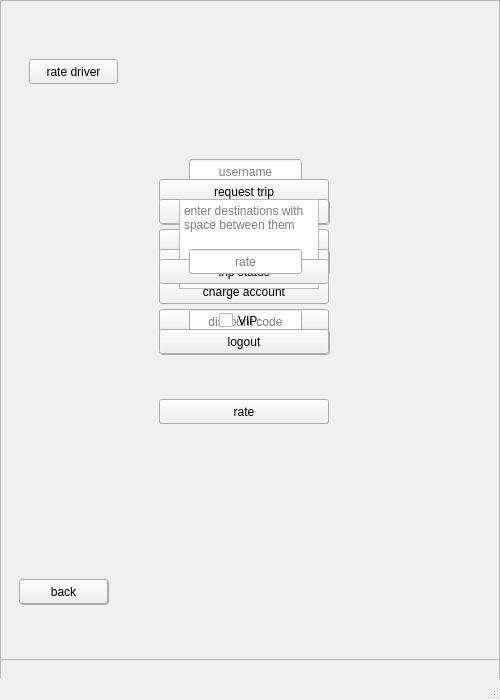
<?xml version="1.0" encoding="UTF-8"?>
<ui version="4.0">
 <class>MainWindow</class>
 <widget class="QMainWindow" name="MainWindow">
  <property name="geometry">
   <rect>
    <x>0</x>
    <y>0</y>
    <width>500</width>
    <height>700</height>
   </rect>
  </property>
  <property name="windowTitle">
   <string>passenger</string>
  </property>
  <widget class="QWidget" name="centralWidget">
   <property name="styleSheet">
    <string notr="true"/>
   </property>
   <widget class="QFrame" name="frame">
    <property name="geometry">
     <rect>
      <x>0</x>
      <y>0</y>
      <width>501</width>
      <height>700</height>
     </rect>
    </property>
    <property name="frameShape">
     <enum>QFrame::StyledPanel</enum>
    </property>
    <property name="frameShadow">
     <enum>QFrame::Raised</enum>
    </property>
    <widget class="QPushButton" name="register_page">
     <property name="geometry">
      <rect>
       <x>160</x>
       <y>200</y>
       <width>170</width>
       <height>25</height>
      </rect>
     </property>
     <property name="text">
      <string>register</string>
     </property>
    </widget>
    <widget class="QPushButton" name="pushButton_2">
     <property name="geometry">
      <rect>
       <x>160</x>
       <y>250</y>
       <width>170</width>
       <height>25</height>
      </rect>
     </property>
     <property name="text">
      <string>login</string>
     </property>
    </widget>
   </widget>
   <widget class="QFrame" name="frame_2">
    <property name="geometry">
     <rect>
      <x>-1</x>
      <y>-1</y>
      <width>501</width>
      <height>681</height>
     </rect>
    </property>
    <property name="frameShape">
     <enum>QFrame::StyledPanel</enum>
    </property>
    <property name="frameShadow">
     <enum>QFrame::Raised</enum>
    </property>
    <widget class="QLineEdit" name="lineEdit">
     <property name="geometry">
      <rect>
       <x>190</x>
       <y>160</y>
       <width>113</width>
       <height>25</height>
      </rect>
     </property>
     <property name="whatsThis">
      <string>&lt;html&gt;&lt;head/&gt;&lt;body&gt;&lt;p&gt;username&lt;/p&gt;&lt;/body&gt;&lt;/html&gt;</string>
     </property>
     <property name="styleSheet">
      <string notr="true"/>
     </property>
     <property name="alignment">
      <set>Qt::AlignCenter</set>
     </property>
     <property name="placeholderText">
      <string>username</string>
     </property>
    </widget>
    <widget class="QLineEdit" name="lineEdit_2">
     <property name="geometry">
      <rect>
       <x>190</x>
       <y>210</y>
       <width>113</width>
       <height>25</height>
      </rect>
     </property>
     <property name="alignment">
      <set>Qt::AlignCenter</set>
     </property>
     <property name="placeholderText">
      <string>password</string>
     </property>
    </widget>
    <widget class="QLineEdit" name="lineEdit_3">
     <property name="geometry">
      <rect>
       <x>190</x>
       <y>260</y>
       <width>113</width>
       <height>25</height>
      </rect>
     </property>
     <property name="alignment">
      <set>Qt::AlignCenter</set>
     </property>
     <property name="placeholderText">
      <string>phone</string>
     </property>
    </widget>
    <widget class="QPushButton" name="pushButton_5">
     <property name="geometry">
      <rect>
       <x>160</x>
       <y>400</y>
       <width>170</width>
       <height>25</height>
      </rect>
     </property>
     <property name="text">
      <string>register</string>
     </property>
    </widget>
    <widget class="QPushButton" name="pushButton_8">
     <property name="geometry">
      <rect>
       <x>20</x>
       <y>580</y>
       <width>89</width>
       <height>25</height>
      </rect>
     </property>
     <property name="text">
      <string>back</string>
     </property>
    </widget>
    <widget class="QLineEdit" name="lineEdit_8">
     <property name="geometry">
      <rect>
       <x>190</x>
       <y>310</y>
       <width>113</width>
       <height>25</height>
      </rect>
     </property>
     <property name="alignment">
      <set>Qt::AlignCenter</set>
     </property>
     <property name="placeholderText">
      <string>discount code</string>
     </property>
    </widget>
   </widget>
   <widget class="QFrame" name="frame_3">
    <property name="geometry">
     <rect>
      <x>0</x>
      <y>0</y>
      <width>501</width>
      <height>700</height>
     </rect>
    </property>
    <property name="frameShape">
     <enum>QFrame::StyledPanel</enum>
    </property>
    <property name="frameShadow">
     <enum>QFrame::Raised</enum>
    </property>
    <widget class="QLineEdit" name="lineEdit_4">
     <property name="geometry">
      <rect>
       <x>190</x>
       <y>190</y>
       <width>113</width>
       <height>25</height>
      </rect>
     </property>
     <property name="alignment">
      <set>Qt::AlignCenter</set>
     </property>
     <property name="placeholderText">
      <string>username</string>
     </property>
    </widget>
    <widget class="QLineEdit" name="lineEdit_5">
     <property name="geometry">
      <rect>
       <x>190</x>
       <y>240</y>
       <width>113</width>
       <height>25</height>
      </rect>
     </property>
     <property name="alignment">
      <set>Qt::AlignCenter</set>
     </property>
     <property name="placeholderText">
      <string>password</string>
     </property>
    </widget>
    <widget class="QPushButton" name="pushButton_6">
     <property name="geometry">
      <rect>
       <x>160</x>
       <y>330</y>
       <width>170</width>
       <height>25</height>
      </rect>
     </property>
     <property name="text">
      <string>login</string>
     </property>
    </widget>
    <widget class="QPushButton" name="pushButton_7">
     <property name="geometry">
      <rect>
       <x>20</x>
       <y>580</y>
       <width>89</width>
       <height>25</height>
      </rect>
     </property>
     <property name="text">
      <string>back</string>
     </property>
    </widget>
   </widget>
   <widget class="QFrame" name="frame_4">
    <property name="geometry">
     <rect>
      <x>-1</x>
      <y>-1</y>
      <width>501</width>
      <height>661</height>
     </rect>
    </property>
    <property name="frameShape">
     <enum>QFrame::StyledPanel</enum>
    </property>
    <property name="frameShadow">
     <enum>QFrame::Raised</enum>
    </property>
    <widget class="QPushButton" name="pushButton_9">
     <property name="geometry">
      <rect>
       <x>160</x>
       <y>180</y>
       <width>170</width>
       <height>25</height>
      </rect>
     </property>
     <property name="text">
      <string>request trip</string>
     </property>
    </widget>
    <widget class="QPushButton" name="pushButton_10">
     <property name="geometry">
      <rect>
       <x>160</x>
       <y>230</y>
       <width>170</width>
       <height>25</height>
      </rect>
     </property>
     <property name="text">
      <string>discount code</string>
     </property>
    </widget>
    <widget class="QPushButton" name="pushButton_11">
     <property name="geometry">
      <rect>
       <x>160</x>
       <y>280</y>
       <width>170</width>
       <height>25</height>
      </rect>
     </property>
     <property name="text">
      <string>charge account</string>
     </property>
    </widget>
    <widget class="QPushButton" name="pushButton_12">
     <property name="geometry">
      <rect>
       <x>160</x>
       <y>330</y>
       <width>170</width>
       <height>25</height>
      </rect>
     </property>
     <property name="text">
      <string>logout</string>
     </property>
    </widget>
    <widget class="QLabel" name="label_9">
     <property name="geometry">
      <rect>
       <x>210</x>
       <y>10</y>
       <width>70</width>
       <height>17</height>
      </rect>
     </property>
     <property name="text">
      <string/>
     </property>
     <property name="alignment">
      <set>Qt::AlignCenter</set>
     </property>
    </widget>
    <widget class="QLabel" name="label_10">
     <property name="geometry">
      <rect>
       <x>80</x>
       <y>10</y>
       <width>70</width>
       <height>17</height>
      </rect>
     </property>
     <property name="text">
      <string/>
     </property>
     <property name="alignment">
      <set>Qt::AlignCenter</set>
     </property>
    </widget>
    <widget class="QLabel" name="label_11">
     <property name="geometry">
      <rect>
       <x>340</x>
       <y>10</y>
       <width>70</width>
       <height>17</height>
      </rect>
     </property>
     <property name="text">
      <string/>
     </property>
     <property name="alignment">
      <set>Qt::AlignCenter</set>
     </property>
    </widget>
   </widget>
   <widget class="QFrame" name="frame_5">
    <property name="geometry">
     <rect>
      <x>-1</x>
      <y>-1</y>
      <width>501</width>
      <height>661</height>
     </rect>
    </property>
    <property name="frameShape">
     <enum>QFrame::StyledPanel</enum>
    </property>
    <property name="frameShadow">
     <enum>QFrame::Raised</enum>
    </property>
    <widget class="QLineEdit" name="lineEdit_6">
     <property name="geometry">
      <rect>
       <x>190</x>
       <y>230</y>
       <width>113</width>
       <height>25</height>
      </rect>
     </property>
     <property name="alignment">
      <set>Qt::AlignCenter</set>
     </property>
     <property name="placeholderText">
      <string>amount</string>
     </property>
    </widget>
    <widget class="QPushButton" name="pushButton_13">
     <property name="geometry">
      <rect>
       <x>160</x>
       <y>310</y>
       <width>170</width>
       <height>25</height>
      </rect>
     </property>
     <property name="text">
      <string>charge</string>
     </property>
    </widget>
    <widget class="QPushButton" name="pushButton_14">
     <property name="geometry">
      <rect>
       <x>20</x>
       <y>580</y>
       <width>89</width>
       <height>25</height>
      </rect>
     </property>
     <property name="text">
      <string>back</string>
     </property>
    </widget>
    <widget class="QLabel" name="label_6">
     <property name="geometry">
      <rect>
       <x>210</x>
       <y>10</y>
       <width>70</width>
       <height>17</height>
      </rect>
     </property>
     <property name="text">
      <string/>
     </property>
     <property name="alignment">
      <set>Qt::AlignCenter</set>
     </property>
    </widget>
    <widget class="QLabel" name="label_7">
     <property name="geometry">
      <rect>
       <x>80</x>
       <y>10</y>
       <width>70</width>
       <height>17</height>
      </rect>
     </property>
     <property name="text">
      <string/>
     </property>
     <property name="alignment">
      <set>Qt::AlignCenter</set>
     </property>
    </widget>
    <widget class="QLabel" name="label_8">
     <property name="geometry">
      <rect>
       <x>340</x>
       <y>10</y>
       <width>70</width>
       <height>17</height>
      </rect>
     </property>
     <property name="text">
      <string/>
     </property>
     <property name="alignment">
      <set>Qt::AlignCenter</set>
     </property>
    </widget>
   </widget>
   <widget class="QFrame" name="frame_6">
    <property name="geometry">
     <rect>
      <x>-1</x>
      <y>-1</y>
      <width>501</width>
      <height>661</height>
     </rect>
    </property>
    <property name="frameShape">
     <enum>QFrame::StyledPanel</enum>
    </property>
    <property name="frameShadow">
     <enum>QFrame::Raised</enum>
    </property>
    <widget class="QLabel" name="label">
     <property name="geometry">
      <rect>
       <x>210</x>
       <y>190</y>
       <width>67</width>
       <height>17</height>
      </rect>
     </property>
     <property name="text">
      <string/>
     </property>
    </widget>
    <widget class="QLabel" name="label_2">
     <property name="geometry">
      <rect>
       <x>210</x>
       <y>250</y>
       <width>67</width>
       <height>17</height>
      </rect>
     </property>
     <property name="text">
      <string/>
     </property>
    </widget>
    <widget class="QPushButton" name="pushButton_15">
     <property name="geometry">
      <rect>
       <x>20</x>
       <y>580</y>
       <width>89</width>
       <height>25</height>
      </rect>
     </property>
     <property name="text">
      <string>back</string>
     </property>
    </widget>
    <widget class="QLabel" name="label_3">
     <property name="geometry">
      <rect>
       <x>80</x>
       <y>10</y>
       <width>70</width>
       <height>17</height>
      </rect>
     </property>
     <property name="text">
      <string/>
     </property>
     <property name="alignment">
      <set>Qt::AlignCenter</set>
     </property>
    </widget>
    <widget class="QLabel" name="label_4">
     <property name="geometry">
      <rect>
       <x>210</x>
       <y>10</y>
       <width>70</width>
       <height>17</height>
      </rect>
     </property>
     <property name="text">
      <string/>
     </property>
     <property name="alignment">
      <set>Qt::AlignCenter</set>
     </property>
    </widget>
    <widget class="QLabel" name="label_5">
     <property name="geometry">
      <rect>
       <x>340</x>
       <y>10</y>
       <width>70</width>
       <height>17</height>
      </rect>
     </property>
     <property name="text">
      <string/>
     </property>
     <property name="alignment">
      <set>Qt::AlignCenter</set>
     </property>
    </widget>
   </widget>
   <widget class="QFrame" name="frame_7">
    <property name="geometry">
     <rect>
      <x>-1</x>
      <y>-1</y>
      <width>501</width>
      <height>661</height>
     </rect>
    </property>
    <property name="frameShape">
     <enum>QFrame::StyledPanel</enum>
    </property>
    <property name="frameShadow">
     <enum>QFrame::Raised</enum>
    </property>
    <widget class="QPushButton" name="pushButton_16">
     <property name="geometry">
      <rect>
       <x>20</x>
       <y>580</y>
       <width>89</width>
       <height>25</height>
      </rect>
     </property>
     <property name="text">
      <string>back</string>
     </property>
    </widget>
    <widget class="QPushButton" name="pushButton_17">
     <property name="geometry">
      <rect>
       <x>160</x>
       <y>200</y>
       <width>170</width>
       <height>25</height>
      </rect>
     </property>
     <property name="text">
      <string>source</string>
     </property>
    </widget>
    <widget class="QPushButton" name="pushButton_18">
     <property name="geometry">
      <rect>
       <x>160</x>
       <y>250</y>
       <width>170</width>
       <height>25</height>
      </rect>
     </property>
     <property name="text">
      <string>destinations</string>
     </property>
    </widget>
    <widget class="QPushButton" name="pushButton_19">
     <property name="geometry">
      <rect>
       <x>160</x>
       <y>400</y>
       <width>170</width>
       <height>25</height>
      </rect>
     </property>
     <property name="text">
      <string>request trip</string>
     </property>
    </widget>
    <widget class="QLabel" name="label_12">
     <property name="geometry">
      <rect>
       <x>130</x>
       <y>350</y>
       <width>67</width>
       <height>17</height>
      </rect>
     </property>
     <property name="text">
      <string/>
     </property>
    </widget>
    <widget class="QLabel" name="label_13">
     <property name="geometry">
      <rect>
       <x>290</x>
       <y>350</y>
       <width>67</width>
       <height>17</height>
      </rect>
     </property>
     <property name="text">
      <string/>
     </property>
    </widget>
    <widget class="QCheckBox" name="checkBox">
     <property name="geometry">
      <rect>
       <x>220</x>
       <y>310</y>
       <width>92</width>
       <height>23</height>
      </rect>
     </property>
     <property name="text">
      <string>VIP</string>
     </property>
    </widget>
    <widget class="QLabel" name="label_17">
     <property name="geometry">
      <rect>
       <x>340</x>
       <y>10</y>
       <width>70</width>
       <height>17</height>
      </rect>
     </property>
     <property name="text">
      <string/>
     </property>
     <property name="alignment">
      <set>Qt::AlignCenter</set>
     </property>
    </widget>
    <widget class="QLabel" name="label_18">
     <property name="geometry">
      <rect>
       <x>210</x>
       <y>10</y>
       <width>70</width>
       <height>17</height>
      </rect>
     </property>
     <property name="text">
      <string/>
     </property>
     <property name="alignment">
      <set>Qt::AlignCenter</set>
     </property>
    </widget>
    <widget class="QLabel" name="label_19">
     <property name="geometry">
      <rect>
       <x>80</x>
       <y>10</y>
       <width>70</width>
       <height>17</height>
      </rect>
     </property>
     <property name="text">
      <string/>
     </property>
     <property name="alignment">
      <set>Qt::AlignCenter</set>
     </property>
    </widget>
   </widget>
   <widget class="QFrame" name="frame_8">
    <property name="geometry">
     <rect>
      <x>-1</x>
      <y>-1</y>
      <width>501</width>
      <height>661</height>
     </rect>
    </property>
    <property name="frameShape">
     <enum>QFrame::StyledPanel</enum>
    </property>
    <property name="frameShadow">
     <enum>QFrame::Raised</enum>
    </property>
    <widget class="QTextEdit" name="textEdit">
     <property name="geometry">
      <rect>
       <x>180</x>
       <y>200</y>
       <width>140</width>
       <height>90</height>
      </rect>
     </property>
     <property name="placeholderText">
      <string>enter source address</string>
     </property>
    </widget>
    <widget class="QPushButton" name="pushButton_20">
     <property name="geometry">
      <rect>
       <x>160</x>
       <y>400</y>
       <width>170</width>
       <height>25</height>
      </rect>
     </property>
     <property name="text">
      <string>done</string>
     </property>
    </widget>
    <widget class="QLabel" name="label_20">
     <property name="geometry">
      <rect>
       <x>340</x>
       <y>10</y>
       <width>70</width>
       <height>17</height>
      </rect>
     </property>
     <property name="text">
      <string/>
     </property>
     <property name="alignment">
      <set>Qt::AlignCenter</set>
     </property>
    </widget>
    <widget class="QLabel" name="label_21">
     <property name="geometry">
      <rect>
       <x>210</x>
       <y>10</y>
       <width>70</width>
       <height>17</height>
      </rect>
     </property>
     <property name="text">
      <string/>
     </property>
     <property name="alignment">
      <set>Qt::AlignCenter</set>
     </property>
    </widget>
    <widget class="QLabel" name="label_22">
     <property name="geometry">
      <rect>
       <x>80</x>
       <y>10</y>
       <width>70</width>
       <height>17</height>
      </rect>
     </property>
     <property name="text">
      <string/>
     </property>
     <property name="alignment">
      <set>Qt::AlignCenter</set>
     </property>
    </widget>
   </widget>
   <widget class="QFrame" name="frame_9">
    <property name="geometry">
     <rect>
      <x>-1</x>
      <y>-1</y>
      <width>501</width>
      <height>661</height>
     </rect>
    </property>
    <property name="frameShape">
     <enum>QFrame::StyledPanel</enum>
    </property>
    <property name="frameShadow">
     <enum>QFrame::Raised</enum>
    </property>
    <widget class="QTextEdit" name="textEdit_2">
     <property name="geometry">
      <rect>
       <x>180</x>
       <y>200</y>
       <width>140</width>
       <height>90</height>
      </rect>
     </property>
     <property name="placeholderText">
      <string>enter destinations with space between them</string>
     </property>
    </widget>
    <widget class="QPushButton" name="pushButton_21">
     <property name="geometry">
      <rect>
       <x>160</x>
       <y>400</y>
       <width>170</width>
       <height>25</height>
      </rect>
     </property>
     <property name="text">
      <string>done</string>
     </property>
    </widget>
    <widget class="QLabel" name="label_23">
     <property name="geometry">
      <rect>
       <x>340</x>
       <y>10</y>
       <width>70</width>
       <height>17</height>
      </rect>
     </property>
     <property name="text">
      <string/>
     </property>
     <property name="alignment">
      <set>Qt::AlignCenter</set>
     </property>
    </widget>
    <widget class="QLabel" name="label_24">
     <property name="geometry">
      <rect>
       <x>210</x>
       <y>10</y>
       <width>70</width>
       <height>17</height>
      </rect>
     </property>
     <property name="text">
      <string/>
     </property>
     <property name="alignment">
      <set>Qt::AlignCenter</set>
     </property>
    </widget>
    <widget class="QLabel" name="label_25">
     <property name="geometry">
      <rect>
       <x>80</x>
       <y>10</y>
       <width>70</width>
       <height>17</height>
      </rect>
     </property>
     <property name="text">
      <string/>
     </property>
     <property name="alignment">
      <set>Qt::AlignCenter</set>
     </property>
    </widget>
   </widget>
   <widget class="QFrame" name="frame_10">
    <property name="geometry">
     <rect>
      <x>-1</x>
      <y>-1</y>
      <width>501</width>
      <height>661</height>
     </rect>
    </property>
    <property name="frameShape">
     <enum>QFrame::StyledPanel</enum>
    </property>
    <property name="frameShadow">
     <enum>QFrame::Raised</enum>
    </property>
    <widget class="QLabel" name="label_14">
     <property name="geometry">
      <rect>
       <x>130</x>
       <y>350</y>
       <width>67</width>
       <height>17</height>
      </rect>
     </property>
     <property name="text">
      <string/>
     </property>
    </widget>
    <widget class="QLabel" name="label_15">
     <property name="geometry">
      <rect>
       <x>290</x>
       <y>350</y>
       <width>67</width>
       <height>17</height>
      </rect>
     </property>
     <property name="text">
      <string/>
     </property>
    </widget>
    <widget class="QPushButton" name="pushButton_22">
     <property name="geometry">
      <rect>
       <x>160</x>
       <y>400</y>
       <width>170</width>
       <height>25</height>
      </rect>
     </property>
     <property name="text">
      <string>cancel trip</string>
     </property>
    </widget>
    <widget class="QPushButton" name="pushButton_23">
     <property name="geometry">
      <rect>
       <x>160</x>
       <y>260</y>
       <width>170</width>
       <height>25</height>
      </rect>
     </property>
     <property name="text">
      <string>trip status</string>
     </property>
    </widget>
    <widget class="QPushButton" name="pushButton_25">
     <property name="geometry">
      <rect>
       <x>30</x>
       <y>60</y>
       <width>89</width>
       <height>25</height>
      </rect>
     </property>
     <property name="text">
      <string>rate driver</string>
     </property>
    </widget>
    <widget class="QLabel" name="label_26">
     <property name="geometry">
      <rect>
       <x>340</x>
       <y>10</y>
       <width>70</width>
       <height>17</height>
      </rect>
     </property>
     <property name="text">
      <string/>
     </property>
     <property name="alignment">
      <set>Qt::AlignCenter</set>
     </property>
    </widget>
    <widget class="QLabel" name="label_27">
     <property name="geometry">
      <rect>
       <x>210</x>
       <y>10</y>
       <width>70</width>
       <height>17</height>
      </rect>
     </property>
     <property name="text">
      <string/>
     </property>
     <property name="alignment">
      <set>Qt::AlignCenter</set>
     </property>
    </widget>
    <widget class="QLabel" name="label_28">
     <property name="geometry">
      <rect>
       <x>80</x>
       <y>10</y>
       <width>70</width>
       <height>17</height>
      </rect>
     </property>
     <property name="text">
      <string/>
     </property>
     <property name="alignment">
      <set>Qt::AlignCenter</set>
     </property>
    </widget>
   </widget>
   <widget class="QFrame" name="frame_11">
    <property name="geometry">
     <rect>
      <x>-1</x>
      <y>-1</y>
      <width>501</width>
      <height>661</height>
     </rect>
    </property>
    <property name="frameShape">
     <enum>QFrame::StyledPanel</enum>
    </property>
    <property name="frameShadow">
     <enum>QFrame::Raised</enum>
    </property>
    <widget class="QLabel" name="label_16">
     <property name="geometry">
      <rect>
       <x>79</x>
       <y>220</y>
       <width>341</width>
       <height>80</height>
      </rect>
     </property>
     <property name="text">
      <string/>
     </property>
     <property name="alignment">
      <set>Qt::AlignCenter</set>
     </property>
    </widget>
    <widget class="QPushButton" name="pushButton_24">
     <property name="geometry">
      <rect>
       <x>20</x>
       <y>580</y>
       <width>89</width>
       <height>25</height>
      </rect>
     </property>
     <property name="text">
      <string>back</string>
     </property>
    </widget>
    <widget class="QLabel" name="label_29">
     <property name="geometry">
      <rect>
       <x>340</x>
       <y>10</y>
       <width>70</width>
       <height>17</height>
      </rect>
     </property>
     <property name="text">
      <string/>
     </property>
     <property name="alignment">
      <set>Qt::AlignCenter</set>
     </property>
    </widget>
    <widget class="QLabel" name="label_30">
     <property name="geometry">
      <rect>
       <x>210</x>
       <y>10</y>
       <width>70</width>
       <height>17</height>
      </rect>
     </property>
     <property name="text">
      <string/>
     </property>
     <property name="alignment">
      <set>Qt::AlignCenter</set>
     </property>
    </widget>
    <widget class="QLabel" name="label_31">
     <property name="geometry">
      <rect>
       <x>80</x>
       <y>10</y>
       <width>70</width>
       <height>17</height>
      </rect>
     </property>
     <property name="text">
      <string/>
     </property>
     <property name="alignment">
      <set>Qt::AlignCenter</set>
     </property>
    </widget>
   </widget>
   <widget class="QFrame" name="frame_12">
    <property name="geometry">
     <rect>
      <x>-1</x>
      <y>-1</y>
      <width>501</width>
      <height>661</height>
     </rect>
    </property>
    <property name="frameShape">
     <enum>QFrame::StyledPanel</enum>
    </property>
    <property name="frameShadow">
     <enum>QFrame::Raised</enum>
    </property>
    <widget class="QPushButton" name="pushButton_26">
     <property name="geometry">
      <rect>
       <x>160</x>
       <y>400</y>
       <width>170</width>
       <height>25</height>
      </rect>
     </property>
     <property name="text">
      <string>rate</string>
     </property>
    </widget>
    <widget class="QLineEdit" name="lineEdit_7">
     <property name="geometry">
      <rect>
       <x>190</x>
       <y>250</y>
       <width>113</width>
       <height>25</height>
      </rect>
     </property>
     <property name="alignment">
      <set>Qt::AlignCenter</set>
     </property>
     <property name="placeholderText">
      <string>rate</string>
     </property>
    </widget>
    <widget class="QLabel" name="label_32">
     <property name="geometry">
      <rect>
       <x>340</x>
       <y>10</y>
       <width>70</width>
       <height>17</height>
      </rect>
     </property>
     <property name="text">
      <string/>
     </property>
     <property name="alignment">
      <set>Qt::AlignCenter</set>
     </property>
    </widget>
    <widget class="QLabel" name="label_33">
     <property name="geometry">
      <rect>
       <x>210</x>
       <y>10</y>
       <width>70</width>
       <height>17</height>
      </rect>
     </property>
     <property name="text">
      <string/>
     </property>
     <property name="alignment">
      <set>Qt::AlignCenter</set>
     </property>
    </widget>
    <widget class="QLabel" name="label_34">
     <property name="geometry">
      <rect>
       <x>80</x>
       <y>10</y>
       <width>70</width>
       <height>17</height>
      </rect>
     </property>
     <property name="cursor">
      <cursorShape>ArrowCursor</cursorShape>
     </property>
     <property name="text">
      <string/>
     </property>
     <property name="alignment">
      <set>Qt::AlignCenter</set>
     </property>
    </widget>
   </widget>
   <zorder>frame</zorder>
   <zorder>frame_3</zorder>
   <zorder>frame_5</zorder>
   <zorder>frame_6</zorder>
   <zorder>frame_2</zorder>
   <zorder>frame_4</zorder>
   <zorder>frame_7</zorder>
   <zorder>frame_8</zorder>
   <zorder>frame_9</zorder>
   <zorder>frame_10</zorder>
   <zorder>frame_11</zorder>
   <zorder>frame_12</zorder>
  </widget>
  <widget class="QMenuBar" name="menuBar">
   <property name="geometry">
    <rect>
     <x>0</x>
     <y>0</y>
     <width>500</width>
     <height>22</height>
    </rect>
   </property>
  </widget>
  <widget class="QStatusBar" name="statusBar"/>
 </widget>
 <layoutdefault spacing="6" margin="11"/>
 <resources/>
 <connections/>
</ui>
